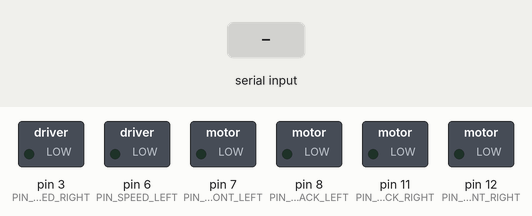
The sketch below on a simulated Arduino Uno, built with avr-gcc and run on an emulated ATmega328P. Shown: switched loads named in the sketch (green lamp = pin HIGH). Inputs (shaded band) come from the test bench.

Above: at 1.2 s.
1.3 s: "A" received over Serial
At 2.0 s:
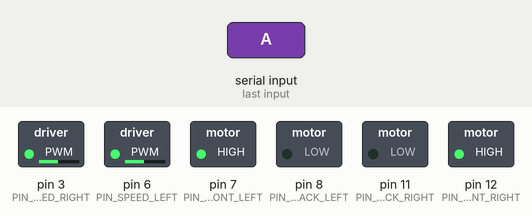
2.8 s: "L" received over Serial
At 3.1 s:
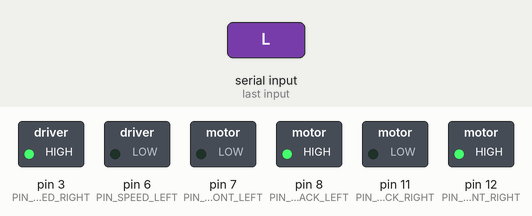
4.3 s: "R" received over Serial
At 5.5 s:
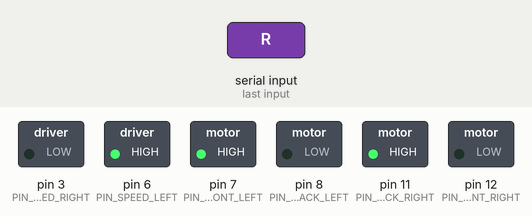
5.8 s: "B" received over Serial
At 6.6 s:
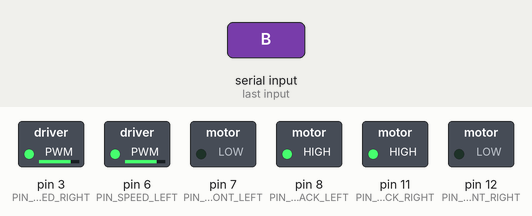
7.3 s: "G" received over Serial
At 7.8 s:
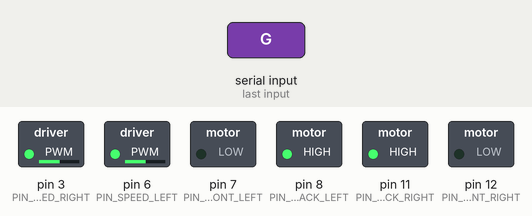
8.8 s: "J" received over Serial
At 10.1 s:
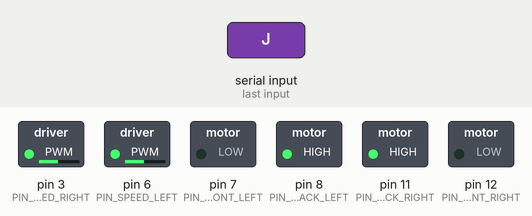
Timing chart, 0 to 11.3 s (numbered marks = the images above; inputs shaded):
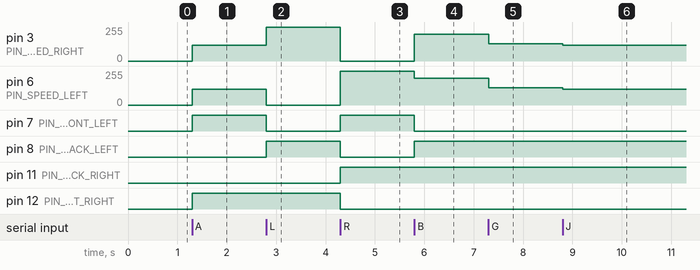

Measured:
- after the input at 1.3 s, pin 3 (PIN_SPEED_RIGHT), pin 6 (PIN_SPEED_LEFT): 0/255 → 120/255 at once; pin 7 (PIN_MOTOR_FRONT_LEFT), pin 12 (PIN_MOTOR_FRONT_RIGHT): LOW → HIGH at once
- after the input at 2.8 s, pin 3 (PIN_SPEED_RIGHT): 120/255 → 255/255 at once; pin 6 (PIN_SPEED_LEFT): 120/255 → 0/255 at once; pin 7 (PIN_MOTOR_FRONT_LEFT): HIGH → LOW at once; pin 8 (PIN_MOTOR_BACK_LEFT): LOW → HIGH at once
- after the input at 4.3 s, pin 3 (PIN_SPEED_RIGHT): 255/255 → 0/255 at once; pin 6 (PIN_SPEED_LEFT): 0/255 → 255/255 at once; pin 7 (PIN_MOTOR_FRONT_LEFT), pin 11 (PIN_MOTOR_BACK_RIGHT): LOW → HIGH at once; pin 8 (PIN_MOTOR_BACK_LEFT), pin 12 (PIN_MOTOR_FRONT_RIGHT): HIGH → LOW at once
- after the input at 5.8 s, pin 3 (PIN_SPEED_RIGHT): 0/255 → 200/255 at once; pin 6 (PIN_SPEED_LEFT): 255/255 → 200/255 at once; pin 7 (PIN_MOTOR_FRONT_LEFT): HIGH → LOW at once; pin 8 (PIN_MOTOR_BACK_LEFT): LOW → HIGH at once
- after the input at 7.3 s, pin 3 (PIN_SPEED_RIGHT), pin 6 (PIN_SPEED_LEFT): 200/255 → 130/255 at once
- after the input at 8.8 s, pin 3 (PIN_SPEED_RIGHT), pin 6 (PIN_SPEED_LEFT): 130/255 → 120/255 at once

The sketch:

Ejercicio3.ino
```cpp
#define PIN_MOTOR_FRONT_LEFT 7
#define PIN_MOTOR_FRONT_RIGHT 12
#define PIN_MOTOR_BACK_LEFT 8
#define PIN_MOTOR_BACK_RIGHT 11

#define PIN_SPEED_RIGHT 3
#define PIN_SPEED_LEFT 6

int SPEED = 120;
#define SPEED_LEFT 255
#define SPEED_RIGHT 255
#define BACK_SPEED 200

void go_Advance()  //Forward
{
  digitalWrite(PIN_MOTOR_FRONT_RIGHT, HIGH);
  digitalWrite(PIN_MOTOR_BACK_RIGHT,LOW);
  digitalWrite(PIN_MOTOR_FRONT_LEFT,HIGH);
  digitalWrite(PIN_MOTOR_BACK_LEFT,LOW);
  set_Motorspeed(SPEED,SPEED);
}
void go_Left()  //Turn left
{
  digitalWrite(PIN_MOTOR_FRONT_RIGHT, HIGH);
  digitalWrite(PIN_MOTOR_BACK_RIGHT,LOW);
  digitalWrite(PIN_MOTOR_FRONT_LEFT,LOW);
  digitalWrite(PIN_MOTOR_BACK_LEFT,HIGH);
  set_Motorspeed(0,SPEED_RIGHT);
}
void go_Right()  //Turn right
{
  digitalWrite(PIN_MOTOR_FRONT_RIGHT, LOW);
  digitalWrite(PIN_MOTOR_BACK_RIGHT,HIGH);
  digitalWrite(PIN_MOTOR_FRONT_LEFT,HIGH);
  digitalWrite(PIN_MOTOR_BACK_LEFT,LOW);
  set_Motorspeed(SPEED_LEFT,0);
}
void go_Back()  //Reverse
{
  digitalWrite(PIN_MOTOR_FRONT_RIGHT, LOW);
  digitalWrite(PIN_MOTOR_BACK_RIGHT,HIGH);
  digitalWrite(PIN_MOTOR_FRONT_LEFT,LOW);
  digitalWrite(PIN_MOTOR_BACK_LEFT,HIGH);
  set_Motorspeed(BACK_SPEED,BACK_SPEED);
}
void stop_Stop()    //Stop
{
  digitalWrite(PIN_MOTOR_FRONT_RIGHT, LOW);
  digitalWrite(PIN_MOTOR_BACK_RIGHT,LOW);
  digitalWrite(PIN_MOTOR_FRONT_LEFT,LOW);
  digitalWrite(PIN_MOTOR_BACK_LEFT,LOW);
  set_Motorspeed(0,0);
}

void set_Motorspeed(int speed_L,int speed_R) {

  analogWrite(PIN_SPEED_LEFT,speed_L);
  analogWrite(PIN_SPEED_RIGHT,speed_R);

}

void setup() {

  Serial.begin(9600);

  pinMode(PIN_MOTOR_FRONT_RIGHT, OUTPUT);
  pinMode(PIN_MOTOR_BACK_RIGHT, OUTPUT);
  pinMode(PIN_SPEED_RIGHT, OUTPUT);

  pinMode(PIN_MOTOR_FRONT_LEFT, OUTPUT);
  pinMode(PIN_MOTOR_BACK_LEFT, OUTPUT);
  pinMode(PIN_SPEED_LEFT, OUTPUT);

  stop_Stop();

}

void loop() {

  if (Serial.available())  {

    char c = Serial.read();

    switch (c){
      case 'A':
      go_Advance();
      break;
      case 'L':
      go_Left();
      break;
      case 'R':
      go_Right();
      break;
      case 'B':
      go_Back();
      break;
      case 'S':
      stop_Stop();
      break;
      case 'G':
      SPEED=SPEED+10;
      set_Motorspeed(SPEED,SPEED);
      break;
      case 'J':
      SPEED=SPEED-10;
      set_Motorspeed(SPEED,SPEED);
      break;
      default:
      break;
    }

  }
}
```
